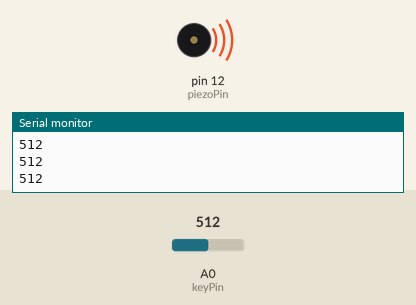
A sketch run on a simulated Arduino Uno, built with avr-gcc and run on an emulated ATmega328P. On the bench: buzzer (waves = sounding), the last lines printed to the serial monitor. Inputs (shaded band) come from the test bench; at power-on: A0 (keyPin) = 512.

Above: at 1.2 s.
1.3 s: A0 (keyPin) set to 497
At 2.3 s:
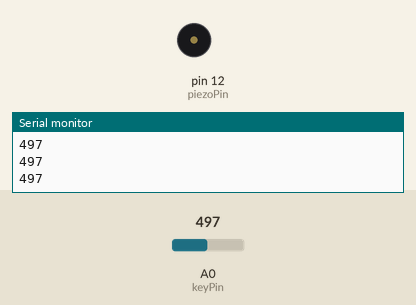
2.8 s: A0 (keyPin) set to 511
At 3.5 s:
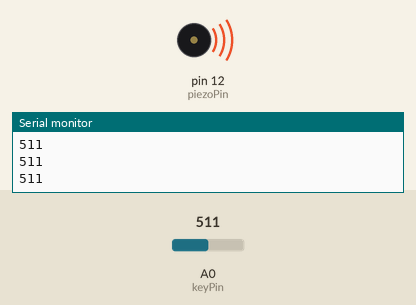
4.3 s: A0 (keyPin) set to 495
At 4.6 s:
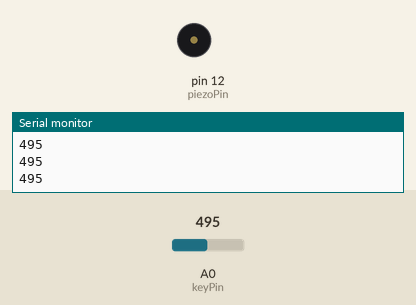
Timing chart, 0 to 7.3 s (numbered marks = the images above; inputs shaded):
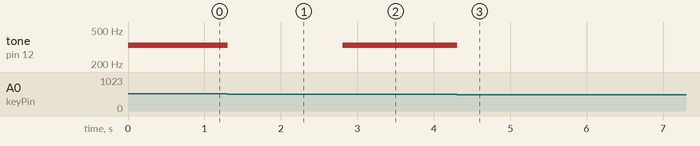

The sketch:

_07_keyboard_instrument.ino
```cpp
const int keyPin = A0;
const int piezoPin = 12;

//reference:
//int buttons[6];                    //initialize array with 6 integers
//int buttons[0] = 2;                //assign value to first element

int notes[] = {262,294,330,349};     //C,D,E,F

void setup() {
  Serial.begin(9600);
}

void loop() {
  int keyVal = analogRead(keyPin);

  Serial.println(keyVal);

  if(keyVal == 1023)
    tone(piezoPin, notes[0]);
  else if(keyVal >= 990 && keyVal <= 1010)
    tone(piezoPin, notes[1]);
  else if(keyVal >= 505 && keyVal <= 515)
    tone(piezoPin, notes[2]);
  else if(keyVal >= 5 && keyVal <= 10)
    tone(piezoPin, notes[3]);
  else
    noTone(piezoPin);
}
```

Measured:
- the behaviour switches between 505 and 504 on A0 (keyPin) (found by bisection; images 0 and 1)
- after the input at 1.3 s, tone on pin 12 (piezoPin): 330 Hz → silent at once
- after the input at 2.8 s, tone on pin 12 (piezoPin): silent → 330 Hz at once
- after the input at 4.3 s, tone on pin 12 (piezoPin): 330 Hz → silent at once
